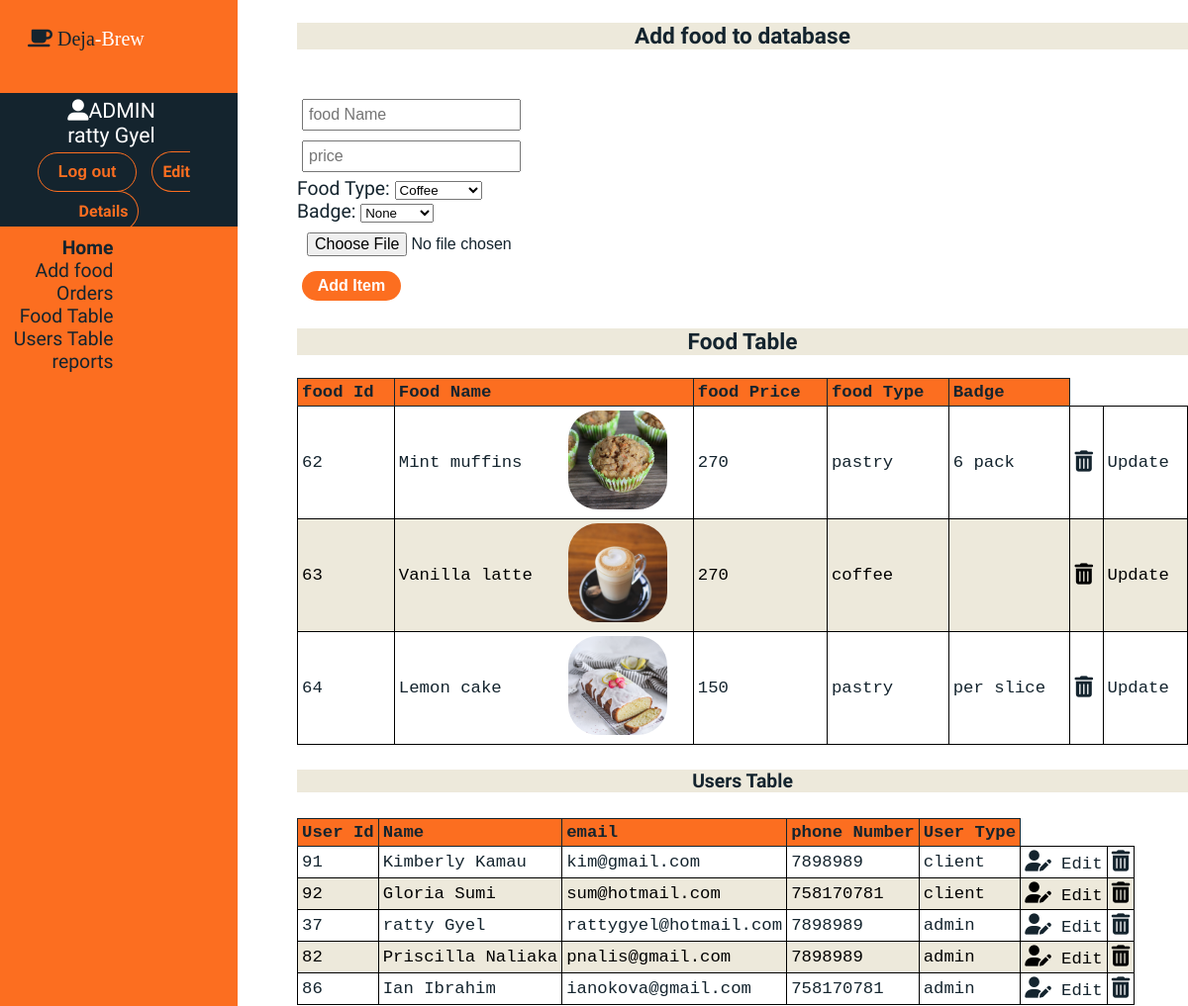
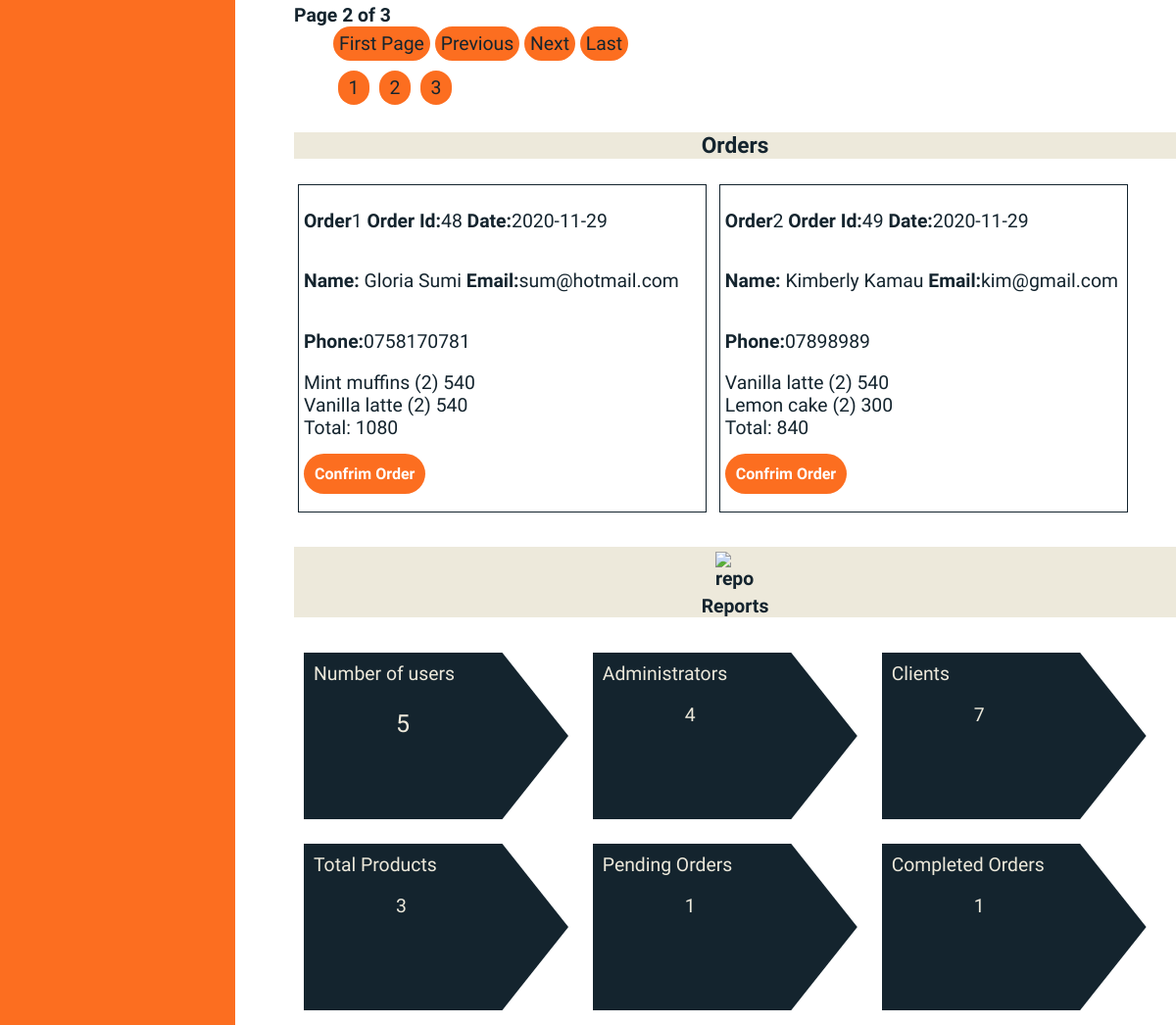
The page /admin_index.php?page_no=2 (signed in) on the database its author committed (2 pictures, top to bottom).
### tables this page shows
CREATE TABLE `food` (
  `foodId` int(11) NOT NULL,
  `foodName` varchar(25) NOT NULL,
  `price` int(255) NOT NULL,
  `foodType` varchar(255) NOT NULL,
  `badge` text NOT NULL,
  `image` varchar(200) NOT NULL
);

CREATE TABLE `users` (
  `userId` int(11) NOT NULL,
  `firstName` varchar(255) NOT NULL,
  `lastName` varchar(255) NOT NULL,
  `email` varchar(255) NOT NULL,
  `password` varchar(255) NOT NULL,
  `phoneNumber` int(10) NOT NULL,
  `userType` varchar(10) NOT NULL DEFAULT 'client'
);

CREATE TABLE `orders` (
  `orderId` int(50) NOT NULL,
  `grandTotal` int(100) NOT NULL,
  `date/time` date NOT NULL DEFAULT current_timestamp(),
  `status` varchar(220) NOT NULL DEFAULT 'pending',
  `userId` int(11) NOT NULL,
  `cartId` varchar(50) NOT NULL
);

CREATE TABLE `cart_items` (
  `itemId` int(11) NOT NULL,
  `productId` int(11) NOT NULL,
  `orderId` int(11) NOT NULL,
  `quantity` int(11) NOT NULL,
  `totalPrice` int(11) NOT NULL
);

### admin_index.php (the view, shortened to what this page needs)
<!DOCTYPE html>
<html>
<head>
    <link rel="stylesheet" href="style/phpstyles.css">
    <link rel="stylesheet" href="style/style.css">
</head>
<body class="body-content">
  <header class="admin-content sidebar">
        <nav class="navigation-bar">
            <div class="logo admin-logo">
                <i class="fas fa-coffee"></i>
                Deja<span>-Brew</span>
            </div>
            <div class='user_name'>
              <i class="fas fa-user-alt"></i>ADMIN<br />
            <?php echo $_SESSION['user_name'];?>
            <br />
            <form method="post" class="sign-out">
                <button type="submit" class="admin-btn user-type"  style="color: #FC6E20;  border-color: #FC6E20;   background-color: transparent;" name="log-out" value="Log Out">Log out</button>
            </form>
         <a class="admin-btn user-type"  style="color: #FC6E20;  border-color: #FC6E20;   background-color: transparent;"  href="update.php?id=<?php echo $_SESSION['admin_Id'] ?>">Edit Details</a>
          </div>
        </nav>
        <div class="navigation">
            <a class="navitems active">Home </a><br />
            <a class="navitems" href="#food_form">Add food </a><br />
            <a class="navitems" href="#orders">Orders </a><br />
            <a class="navitems" href="#food_table">Food Table </a><br />
            <a class="navitems" href="#users-table">Users Table </a><br />
            <a class="navitems" href="#reports">reports </a><br />
        </div>
  </header>
  <main class="admin-content">
    <div id="food_form">
          <h3 class="headers">Add food to database</h3>
          <form method="post"  enctype="multipart/form-data" id="food">
                <input type="hidden" name="size" value="1000000"/><br />
                <div class="inputs">
                  <input type="text" name="foodName" required placeholder="food Name"/><br />
                </div>
                <div class="inputs">
                <input type="number" name="price" min="1" placeholder="price" required/><br />
              </div>
              <div class="inputs">
                <label for="foodtype" class="food"></i>Food Type:</label>
                <select id="foodtype" class="food" name="food-type" form="food" required>
                    <option value="coffee" class="food-choice">Coffee</option>
                </select>
              </div>
              <div class="inputs">
                <label for="badge-select" class="food-badge">Badge:</label>
                <select id="badge-select" class="badge-select" name="badge_info" form="food" required>
                  <option value=" " class="badge-choice" selected>None</option>
                </select>
              </div>
              <div class="inputs">
                <input type="file" name="image" required/><br />
              </div>
              <div class="inputs">
                <input type="submit"class="user-type" name="upload" value="Add Item"/>
              </div>
          </form>
          <?php
            require_once ("db_connect.php");
           ?>
        </div>
    <div id="food_table">
      <h3 class="headers">Food Table</h3>
      <table>
        <tr>
          <th>  food Id </th>
          <th style="border-right:0px;">Food Name</th>
          <th style="border-left:0px;">          </th>
          <th>  food Price </th>
          <th>  food Type </th>
          <th>  Badge </th>
        </tr>
          <?php
            $sql = "SELECT * FROM food ORDER BY foodId ASC ";
            $result = $conn->query($sql);
            if ($result->num_rows > 0) {
            while($row = $result->fetch_assoc()) {
              ?>
              <tr>
              <td><?php echo $row["foodId"]?>      </td>
              <td style="border-right:0px;"><?php echo $row["foodName"]?>      </td>
              <td style="border-left:0px;">     <?php echo "<img class=' shopping_image'  src='images/products/".$row['image']."'>" ?>   </td>
              <td><?php echo $row["price"]?>      </td>
              <td><?php echo $row["foodType"]?>      </td>
              <td><?php echo $row["badge"]?>      </td>
              <td><a href="food_delete.php?id=<?php echo $row['foodId']; ?>&value2=<?php echo $row['image']; ?> "><i class="fas fa-trash-alt"></i> </td>
              <td > <a href="food_update.php?updateid=<?php echo $row['foodId']; ?>"><span onclick="update_form()">Update</span</a> </td>
              </tr>
              <?php
            }
          }else {
            echo "No food in the database";
          }
           ?>
      </table>
    </div>
    <div id="users-table">
      <h4 class="headers">Users Table</h4>
      <table class="pagination" data-pagecount="3">
            <tr>
              <th>User Id</th>
              <th>Name</th>
              <th>email</th>
              <th>phone Number</th>
              <th>User Type</th>
             </tr>
              <?php
                require_once("db_connect.php");
                if (isset($_GET['page_no']) && $_GET['page_no']!="") {
                    $page_no = $_GET['page_no'];
                    } else {
                        $page_no = 1;
                        }
                  $total_records_per_page = 5;
                $result_count = mysqli_query($conn,"SELECT COUNT(*) As total_records FROM `users`");
                $total_records = mysqli_fetch_array($result_count);
                $total_records = $total_records['total_records'];
                $total_no_of_pages = ceil($total_records / $total_records_per_page);
                $offset = ($page_no-1) * $total_records_per_page;
                $previous_page = $page_no - 1;
                $next_page = $page_no + 1;
                $sql = "SELECT userid, firstName, email,phoneNumber,lastName,userType FROM users ORDER BY userType DESC LIMIT $offset, $total_records_per_page";
                $result = $conn->query($sql);
                if ($result->num_rows > 0) {
                while($row = $result->fetch_assoc()) {
                echo "<tr><td>" . $row["userid"]. "</td><td>" . $row["firstName"]. "\r\n". $row["lastName"]. "</td><td>"
                . $row["email"]."</td><td>".$row["phoneNumber"]. "</td><td>".$row["userType"]."</td>";
                ?>
                <td><a href="update.php?id=<?php echo $row['userid']; ?>"><i class="fas fa-user-edit"></i>&#9;Edit</a></td>
                <td><a href="delete.php?id=<?php echo $row['userid']; ?>"><i class="fas fa-trash-alt"></i>&#9; </a></td>
                <?php
                echo"</tr>";
                }
                } else {
                   echo "no results";
                 }
              ?>
        </table>
      <div style="text-align:justify;">
        <strong>Page <?php echo $page_no." of ".$total_no_of_pages; ?></strong>
      </div>
      <ul class="pagination">
            <?php if($page_no > 1){
            echo "<li><a href='?page_no=1'>First Page</a></li>";
            } ?>
            <li <?php if($page_no <= 1){ echo "class='disabled'"; } ?>>
            <a <?php if($page_no > 1){
            echo "href='?page_no=$previous_page'";
            } ?>>Previous</a>
            </li>
            <li <?php if($page_no >= $total_no_of_pages){
            echo "class='disabled'";
            } ?>>
            <a <?php if($page_no < $total_no_of_pages) {
            echo "href='?page_no=$next_page'";
            } ?>>Next</a>
            </li>
            <?php
            if($page_no < $total_no_of_pages){
            echo "<li><a href='?page_no=$total_no_of_pages'>Last </a></li>";
            }
            echo "<br />";
            $counter=1;
            while($total_no_of_pages>=$counter){
              echo "<li class='page-Number'> <a href='?page_no=$counter'>",$counter,"</a>   </li>";
              $counter=$counter+1;
            }
            ?>
      </ul>
    </div>
    <div id="orders">
      <h3 class="headers">Orders </h3>
      <?php
      $order_no=1;
      $order_sql="SELECT * FROM orders ORDER BY 'date/time' ASC ";
      $order_result = $conn->query($order_sql);
      if ($order_result->num_rows > 0) {
        while($order_row = $order_result->fetch_assoc()) {
          $order=$order_row["orderId"];
          $order_user=$order_row["userId"];
          $cart_sql="SELECT * FROM cart_items WHERE orderId='$order'   ";
          $cart_result = $conn->query($cart_sql);
          $order_names="SELECT * FROM users WHERE userId='$order_user' ";
          $order_user_details=$conn->query($order_names);
          while($order_name_row = $order_user_details->fetch_assoc()){
          ?>
          <div class="order-item">
            <p class="order-title"><strong>Order</strong><?php echo $order_no; ?></p>
            <p class="order-title"><strong>Order Id:</strong><?php echo $order;?></p>
            <p class="order-title">  <strong>Date:</strong><?php echo $order_row["date/time"]; ?> </p><br />
            <p class="order-title"><strong>Name:</strong> <?php echo $order_name_row["firstName"],"  ", $order_name_row["lastName"] ; ?> </p>
            <p class="order-title"> <strong>Email:</strong><?php echo $order_name_row["email"]?></p>
            <p class="order-title"> <strong>Phone:</strong><?php echo "0", $order_name_row["phoneNumber"]?></p><br />
            <div class="cart-items">
              <?php
            }
               while($cart_row = $cart_result->fetch_assoc()){
                 $product=$cart_row["productId"];
                 $food_sql="SELECT foodName FROM food WHERE foodId='$product' ";
                 $food_result=$conn->query($food_sql);
                 while($food_row = $food_result->fetch_assoc()){
                 ?>
                 <t able class="cart-items">
                     <td> <?php echo $food_row["foodName"];?>
                     <?php echo "(",$cart_row["quantity"],")";?>  </td>
                     <td> <?php echo $cart_row["totalPrice"];?>  </td><br />
                 <?php
               }
               }
              ?>
              <div class="order-total">
                  Total:
                <?php
              echo $order_row["grandTotal"];
              ?>
            </div><br />
               <a class="user-type" href="admin_index.php?order_id=<?php echo $order_row["orderId"]; ?>" >Confrim Order</a><br /><br />
            </div>
          </div>
            <?php
            $order_no=$order_no+1;
          }
        }else
        {
          echo "No Orders";
        }
      ?>
    </div>
    <div id="reports">
      <h4 class="headers"><img src="https://www.flaticon.com/svg/static/icons/svg/1188/1188576.svg" alt="report" class="report-img"/><br />Reports</h4>
      <div class="report-card">
        <div class="report-content">
          <b>Number of users</b>
          <p style="padding-left:40%;font-size:25px;"> <?php echo $result->num_rows;  ?></p>
          <br />
          <br />
          <br />
       </div>
      </div>
      <div class="report-card">
        <div class="report-content">
          <b>Administrators</b>
          <p style="padding-left:40%;">
            <?php
            $result_count = mysqli_query($conn,"SELECT COUNT(*) As total_records FROM `users` WHERE userType='admin' ");
            $total_records = mysqli_fetch_array($result_count);
            $total_records = $total_records['total_records'];
            echo $total_records;
             ?>
           </p>
          <br />
          <br />
          <br />
       </div>
      </div>
      <div class="report-card">
        <div class="report-content">
          <b>Clients</b>
          <p style="padding-left:40%;"><?php
          $result_count = mysqli_query($conn,"SELECT COUNT(*) As total_records FROM `users` WHERE userType='client' ");
          $total_records = mysqli_fetch_array($result_count);
          $total_records = $total_records['total_records'];
          echo $total_records; ?>
        </p>
          <br />
          <br />
          <br />
       </div>
      </div>
      <div class="report-card">
        <div class="report-content">
          <b>Total Products</b>
          <p style="padding-left:40%;"><?php
          $result_count = mysqli_query($conn,"SELECT COUNT(*) As total_records FROM `food` ");
          $total_records = mysqli_fetch_array($result_count);
          $total_records = $total_records['total_records'];
          echo $total_records; ?>
        </p>
          <br />
          <br />
          <br />
       </div>
      </div>
      <div class="report-card">
        <div class="report-content">
          <b>Pending Orders</b>
          <p style="padding-left:40%;"><?php
          $result_count = mysqli_query($conn,"SELECT COUNT(*) As total_records FROM `orders` WHERE status='pending' ");
          $total_records = mysqli_fetch_array($result_count);
          $total_records = $total_records['total_records'];
          echo $total_records; ?>
        </p>
          <br />
          <br />
          <br />
       </div>
      </div>
      <div class="report-card">
        <div class="report-content">
          <b>Completed Orders</b>
          <p style="padding-left:40%;"><?php
          $result_count = mysqli_query($conn,"SELECT COUNT(*) As total_records FROM `orders` WHERE status='completed' ");
          $total_records = mysqli_fetch_array($result_count);
          $total_records = $total_records['total_records'];
          echo $total_records; ?>
        </p>
          <br />
          <br />
          <br />
       </div>
      </div>
    </div>
  </main>
</body>
</html>

### rows shown on the page
food: foodId "62", foodName "Mint muffins", image (picture), price "270", foodType "pastry", badge "6 pack"
food: foodId "63", foodName "Vanilla latte", image (picture), price "270", foodType "coffee"
food: foodId "64", foodName "Lemon cake", image (picture), price "150", foodType "pastry", badge "per slice"
users: userId "91", firstName "Kimberly", lastName "Kamau", email "kim@gmail.com", phoneNumber "7898989", userType "client"
users: userId "92", firstName "Gloria", lastName "Sumi", email "sum@hotmail.com", phoneNumber "758170781", userType "client"
users: userId "37", firstName "ratty", lastName "Gyel", email "rattygyel@hotmail.com", phoneNumber "7898989", userType "admin"
users: userId "82", firstName "Priscilla", lastName "Naliaka", email "pnalis@gmail.com", phoneNumber "7898989", userType "admin"
users: userId "86", firstName "Ian", lastName "Ibrahim", email "ianokova@gmail.com", phoneNumber "758170781", userType "admin"
orders: orderId "48", value "2020-11-29", grandTotal "1080"
cart_items: quantity "2", totalPrice "540"
cart_items: quantity "2", totalPrice "540"
orders: orderId "49", value "2020-11-29", grandTotal "840"
cart_items: quantity "2", totalPrice "540"
cart_items: quantity "2", totalPrice "300"

### other values the page prints
$_SESSION['user_name'] "ratty Gyel"
$page_no "2"
$total_no_of_pages "3"
$result->num_rows "5"
$total_records "4"
$total_records "7"
$total_records "3"
$total_records "1"
